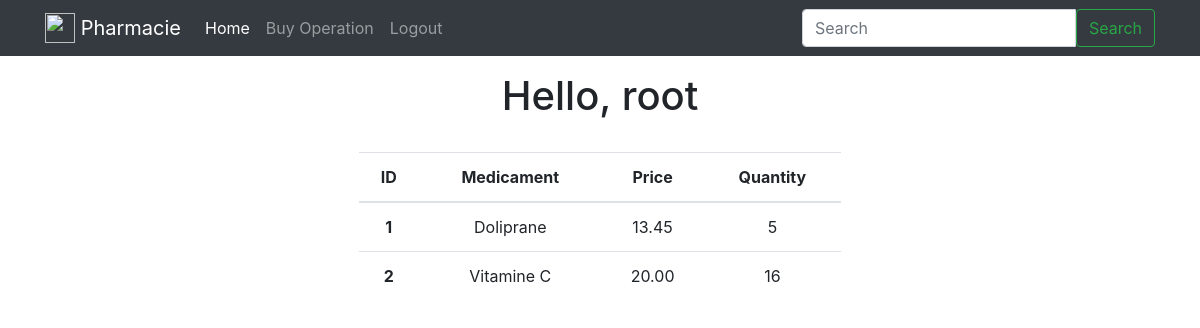
Page / (signed in) on the earlier database version.
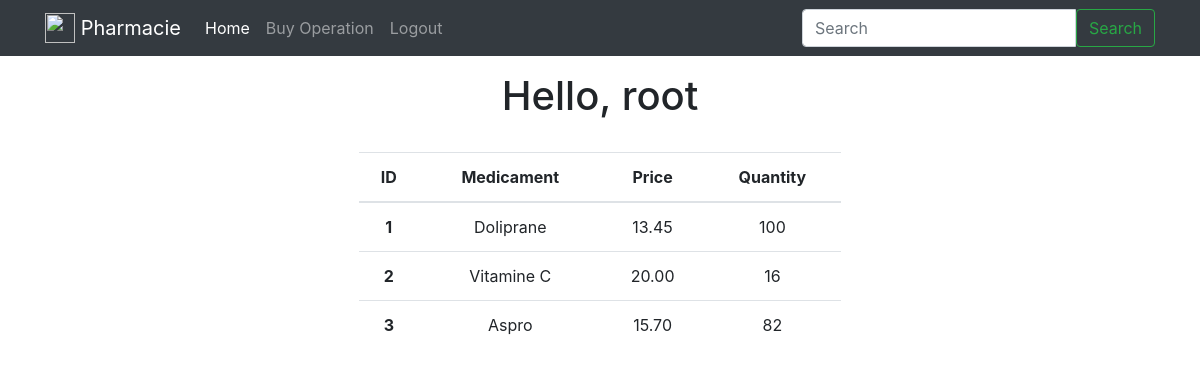
Same page on the later database version.
### Medicament/models.py (models this page shows, shortened)
class Medicament(models.Model):
	title 		= models.CharField(max_length=120)
	price 		= models.DecimalField(decimal_places=2, max_digits=20, null=False)
	quantity 	= models.PositiveIntegerField()
	objects = CustomManager()

### ph/views.py (the view)
# urls.py: url(r'^$', home_page, name='home'),
def home_page(request):
	queryset = Medicament.objects.all()
	content = {
		"title":"Pharmacie Home page",
	}
	if request.user.is_authenticated():
		content["medicament_list"]= queryset
		content["username"]= request.user
	return render(request, "home_page.html",content)

### Medicament/models.py (called while the page is built)
	def get_queryset(self):
		super_query = super(models.Manager,self).get_queryset()
		return super_query

### templates/home_page.html (shortened to what this page needs)
{% extends "base.html" %}
{% load static %}
{% block content %}
	<div class='text-center'>
					<h1>Hello, {{ username }}</h1>
							{% if request.user.is_authenticated %}
						<div class="row">
									<div class='col-md-5 col-1 mx-auto'>
									<table class="table">
										  <thead>
											<tr>
											  <th scope="col">ID</th>
											  <th scope="col">Medicament</th>
											  <th scope="col">Price</th>
											  <th scope="col">Quantity</th>
											</tr>
										  </thead>
										  <tbody>
											  {% for obj in medicament_list %}
													<tr>
													  <th scope="row">{{ obj.id }}</th>
													  <td>{{ obj.title }}</td>
													  <td>{{ obj.price }}</td>
													  <td>{{ obj.quantity }}</td>
													</tr>
												{% endfor %}
										  </tbody>
										</table>
								</div>
					</div>
				</div>
							 {% endif %}
{% endblock %}

### templates/base.html (shortened to what this page needs)
{% load static %}
<!doctype html>
		<html lang="en">
		  <head>
			{% include "base/css.html" %}
			{% include "base/navbar.html" with brand_name='Pharmacie' %}
		  </head>
		  <body>
					{% block content %}{% endblock %}
		  </body>
		</html>

### templates/base/css.html (shortened to what this page needs)
<link rel="stylesheet" href="https://maxcdn.bootstrapcdn.com/bootstrap/4.0.0/css/bootstrap.min.css">

### templates/base/navbar.html (shortened to what this page needs)
{% url 'home' as home_url %}
{% url 'buy' as buy_url %}
{% url 'login' as login_url %}
{% url 'logout' as logout_url %}
<nav class="navbar navbar-expand-lg navbar-dark bg-dark mb-3">
   <div class='container'>
  <a class="navbar-brand" href="{{ home_url }}">
    <img src="//getbootstrap.com/assets/brand/bootstrap-solid.svg" width="30" height="30" class="d-inline-block align-top" alt="">
    {% if brand_name %} {{brand_name }} {% else %}Pharmacy {% endif %}
  </a>
  <div class="collapse navbar-collapse" id="navbarSupportedContent">
    <ul class="navbar-nav mr-auto">
      <li class="nav-item {% if request.path == home_url %}active{% endif %}">
        <a class="nav-link" href="{{ home_url }}">Home <span class="sr-only">(current)</span></a>
      </li>
      <li class="nav-item {% if request.path == buy_url %}active{% endif %}">
        <a class="nav-link" href="{{ buy_url }}">Buy Operation</a>
      </li>
		{% if request.user.is_authenticated %}
      <li class="nav-item {% if request.path == logout_url %}active{% endif %}">
		<a class="nav-link" href="{{ logout_url }}?next=/login">Logout</a>
	  </li>
		{% else %}
	  <li class="nav-item {% if request.path == login_url %}active{% endif %}">
        <a class="nav-link" href="{{ login_url }}">Login</a>
      </li>
		{% endif %}
    </ul>
    {% include 'base/search-form.html' %}
  </div>
</div>
</nav>

### templates/base/search-form.html
<form method='GET' action=# class="form my-2 my-lg-0 search-form">
  <div class='input-group'>
    <input class="form-control" type="text" placeholder="Search" name='q' aria-label="Search" value='{{ request.GET.q }}'>
    <span class='input-group-btn'>
        <button class="btn btn-outline-success" type="submit">Search</button>
    </span>
    </div>
</form>

Differences in the rows shown:
changed Medicament "Doliprane": quantity "5" → "100"
added Medicament: id "3", title "Aspro", price "15.70", quantity "82"
